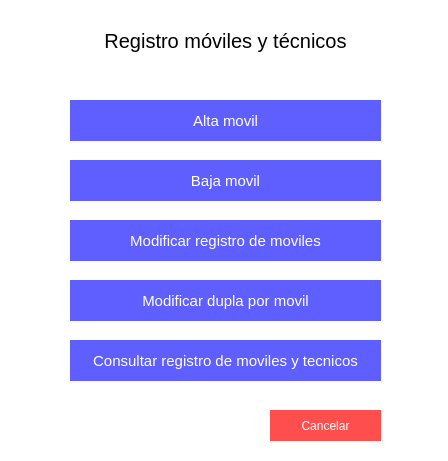
<?xml version="1.0" encoding="UTF-8"?>
<ui version="4.0">
 <class>Form</class>
 <widget class="QWidget" name="Form">
  <property name="geometry">
   <rect>
    <x>0</x>
    <y>0</y>
    <width>448</width>
    <height>461</height>
   </rect>
  </property>
  <property name="windowTitle">
   <string>Form</string>
  </property>
  <property name="styleSheet">
   <string notr="true">background-color:white;</string>
  </property>
  <widget class="QPushButton" name="ca_btn_4">
   <property name="geometry">
    <rect>
     <x>70</x>
     <y>280</y>
     <width>311</width>
     <height>41</height>
    </rect>
   </property>
   <property name="styleSheet">
    <string notr="true">background-color:#5f5fff;
color:white;
border:none;
font-size:15px;</string>
   </property>
   <property name="text">
    <string>Modificar dupla por movil</string>
   </property>
   <property name="iconSize">
    <size>
     <width>16</width>
     <height>20</height>
    </size>
   </property>
   <property name="flat">
    <bool>false</bool>
   </property>
  </widget>
  <widget class="QPushButton" name="ca_btn_3">
   <property name="geometry">
    <rect>
     <x>70</x>
     <y>220</y>
     <width>311</width>
     <height>41</height>
    </rect>
   </property>
   <property name="styleSheet">
    <string notr="true">background-color:#5f5fff;
color:white;
border:none;
font-size:15px;</string>
   </property>
   <property name="text">
    <string>Modificar registro de moviles</string>
   </property>
   <property name="iconSize">
    <size>
     <width>16</width>
     <height>20</height>
    </size>
   </property>
   <property name="flat">
    <bool>false</bool>
   </property>
  </widget>
  <widget class="QPushButton" name="ca_btn_cancelar">
   <property name="geometry">
    <rect>
     <x>270</x>
     <y>410</y>
     <width>111</width>
     <height>31</height>
    </rect>
   </property>
   <property name="styleSheet">
    <string notr="true">color:white;
background-color:#ff4e4e;
border:none;</string>
   </property>
   <property name="text">
    <string>Cancelar</string>
   </property>
  </widget>
  <widget class="QPushButton" name="ca_btn_1">
   <property name="geometry">
    <rect>
     <x>70</x>
     <y>100</y>
     <width>311</width>
     <height>41</height>
    </rect>
   </property>
   <property name="styleSheet">
    <string notr="true">background-color:#5f5fff;
color:white;
border:none;
font-size:15px;</string>
   </property>
   <property name="text">
    <string>Alta movil</string>
   </property>
   <property name="iconSize">
    <size>
     <width>16</width>
     <height>20</height>
    </size>
   </property>
   <property name="flat">
    <bool>false</bool>
   </property>
  </widget>
  <widget class="QPushButton" name="ca_btn_2">
   <property name="geometry">
    <rect>
     <x>70</x>
     <y>160</y>
     <width>311</width>
     <height>41</height>
    </rect>
   </property>
   <property name="styleSheet">
    <string notr="true">background-color:#5f5fff;
color:white;
border:none;
font-size:15px;</string>
   </property>
   <property name="text">
    <string>Baja movil</string>
   </property>
   <property name="iconSize">
    <size>
     <width>16</width>
     <height>20</height>
    </size>
   </property>
   <property name="flat">
    <bool>false</bool>
   </property>
  </widget>
  <widget class="QPushButton" name="ca_btn_5">
   <property name="geometry">
    <rect>
     <x>70</x>
     <y>340</y>
     <width>311</width>
     <height>41</height>
    </rect>
   </property>
   <property name="styleSheet">
    <string notr="true">background-color:#5f5fff;
color:white;
border:none;
font-size:15px;</string>
   </property>
   <property name="text">
    <string>Consultar registro de moviles y tecnicos</string>
   </property>
   <property name="iconSize">
    <size>
     <width>16</width>
     <height>20</height>
    </size>
   </property>
   <property name="flat">
    <bool>false</bool>
   </property>
  </widget>
  <widget class="QLabel" name="label">
   <property name="geometry">
    <rect>
     <x>100</x>
     <y>20</y>
     <width>251</width>
     <height>41</height>
    </rect>
   </property>
   <property name="styleSheet">
    <string notr="true">font-size:20px;
</string>
   </property>
   <property name="text">
    <string>Registro móviles y técnicos</string>
   </property>
   <property name="alignment">
    <set>Qt::AlignCenter</set>
   </property>
  </widget>
 </widget>
 <resources/>
 <connections/>
</ui>
